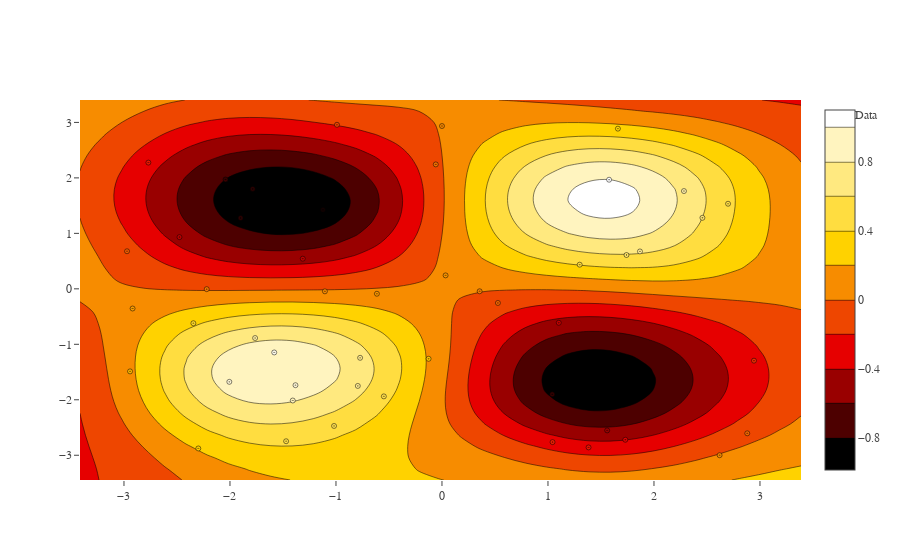

Notebook cell for this chart:
### Markdown cell above
## 2-dimensional example

Here is a 2 dimensional example:

### Code cell
# sample inputs and outputs
X = np.random.uniform(-3.,3.,(50,2))
Y = np.sin(X[:,0:1]) * np.sin(X[:,1:2])+np.random.randn(50,1)*0.05

# define kernel
ker = GPy.kern.Matern52(2,ARD=True) + GPy.kern.White(2)

# create simple GP model
m = GPy.models.GPRegression(X,Y,ker)

# optimize and plot
m.optimize(messages=True,max_f_eval = 1000)
fig = m.plot()
display(GPy.plotting.show(fig, filename='basic_gp_regression_notebook_2d'))
display(m)
